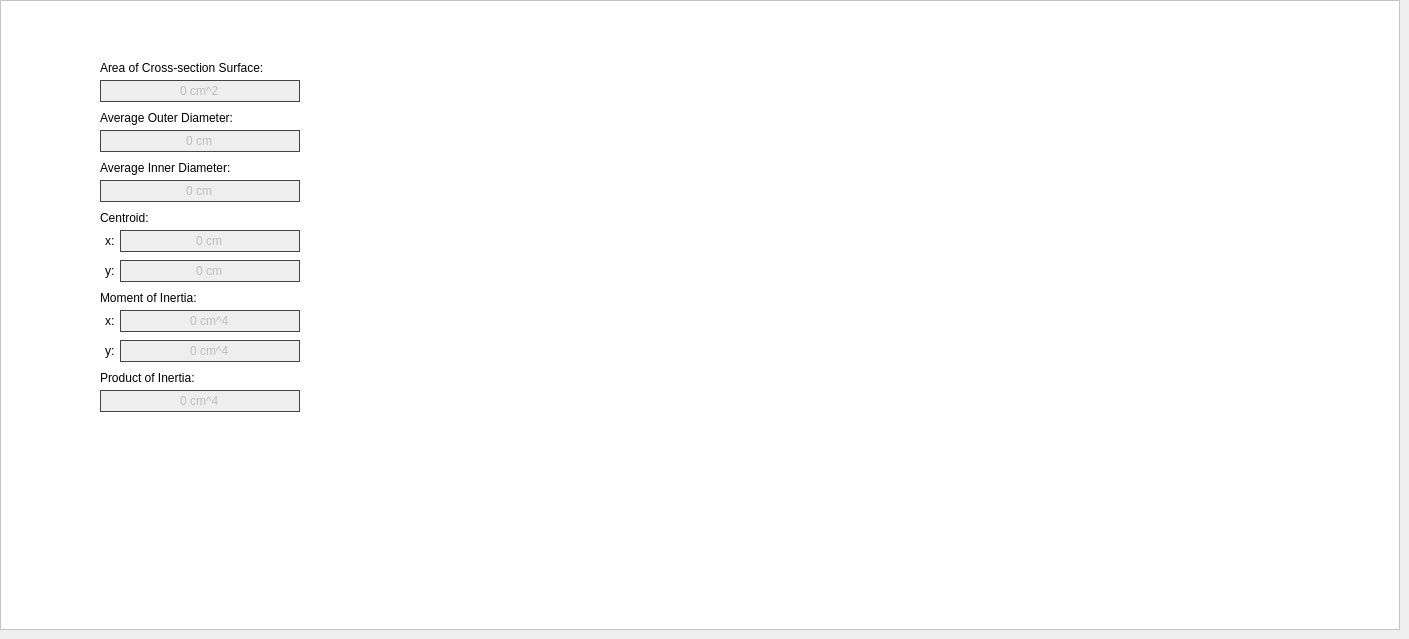
      <widget class="QWidget" name="measurement_data_tab">
       <attribute name="title">
        <string>Measurement Data</string>
       </attribute>
       <widget class="QFrame" name="frame_13">
        <property name="geometry">
         <rect>
          <x>0</x>
          <y>0</y>
          <width>1400</width>
          <height>630</height>
         </rect>
        </property>
        <property name="styleSheet">
         <string notr="true">QFrame{
	background-color: white;
}</string>
        </property>
        <property name="frameShape">
         <enum>QFrame::StyledPanel</enum>
        </property>
        <property name="frameShadow">
         <enum>QFrame::Raised</enum>
        </property>
        <widget class="QLabel" name="label_17">
         <property name="geometry">
          <rect>
           <x>100</x>
           <y>110</y>
           <width>200</width>
           <height>16</height>
          </rect>
         </property>
         <property name="text">
          <string>Average Outer Diameter:</string>
         </property>
        </widget>
        <widget class="QLineEdit" name="lineEdit_avgOuterDiameter">
         <property name="enabled">
          <bool>false</bool>
         </property>
         <property name="geometry">
          <rect>
           <x>100</x>
           <y>130</y>
           <width>200</width>
           <height>22</height>
          </rect>
         </property>
         <property name="styleSheet">
          <string notr="true">background-color: #eeeeee;
border: 1px solid #444444;</string>
         </property>
         <property name="text">
          <string>0 cm</string>
         </property>
         <property name="alignment">
          <set>Qt::AlignCenter</set>
         </property>
        </widget>
        <widget class="QLabel" name="label_18">
         <property name="geometry">
          <rect>
           <x>100</x>
           <y>160</y>
           <width>200</width>
           <height>16</height>
          </rect>
         </property>
         <property name="text">
          <string>Average Inner Diameter:</string>
         </property>
        </widget>
        <widget class="QLineEdit" name="lineEdit_avgInnerDiameter">
         <property name="enabled">
          <bool>false</bool>
         </property>
         <property name="geometry">
          <rect>
           <x>100</x>
           <y>180</y>
           <width>200</width>
           <height>22</height>
          </rect>
         </property>
         <property name="styleSheet">
          <string notr="true">background-color: #eeeeee;
border: 1px solid #444444;</string>
         </property>
         <property name="text">
          <string>0 cm</string>
         </property>
         <property name="alignment">
          <set>Qt::AlignCenter</set>
         </property>
        </widget>
        <widget class="QLabel" name="label_19">
         <property name="geometry">
          <rect>
           <x>100</x>
           <y>60</y>
           <width>200</width>
           <height>16</height>
          </rect>
         </property>
         <property name="text">
          <string>Area of Cross-section Surface:</string>
         </property>
        </widget>
        <widget class="QLineEdit" name="lineEdit_centroid_x">
         <property name="enabled">
          <bool>false</bool>
         </property>
         <property name="geometry">
          <rect>
           <x>120</x>
           <y>230</y>
           <width>180</width>
           <height>22</height>
          </rect>
         </property>
         <property name="styleSheet">
          <string notr="true">background-color: #eeeeee;
border: 1px solid #444444;</string>
         </property>
         <property name="text">
          <string>0 cm</string>
         </property>
         <property name="alignment">
          <set>Qt::AlignCenter</set>
         </property>
        </widget>
        <widget class="QLineEdit" name="lineEdit_area">
         <property name="enabled">
          <bool>false</bool>
         </property>
         <property name="geometry">
          <rect>
           <x>100</x>
           <y>80</y>
           <width>200</width>
           <height>22</height>
          </rect>
         </property>
         <property name="styleSheet">
          <string notr="true">background-color: #eeeeee;
border: 1px solid #444444;</string>
         </property>
         <property name="text">
          <string>0 cm^2</string>
         </property>
         <property name="alignment">
          <set>Qt::AlignCenter</set>
         </property>
        </widget>
        <widget class="QLabel" name="label_20">
         <property name="geometry">
          <rect>
           <x>100</x>
           <y>210</y>
           <width>200</width>
           <height>16</height>
          </rect>
         </property>
         <property name="text">
          <string>Centroid:</string>
         </property>
        </widget>
        <widget class="QLabel" name="label_21">
         <property name="geometry">
          <rect>
           <x>100</x>
           <y>290</y>
           <width>200</width>
           <height>16</height>
          </rect>
         </property>
         <property name="text">
          <string>Moment of Inertia:</string>
         </property>
        </widget>
        <widget class="QLineEdit" name="lineEdit_momentOfInertia_x">
         <property name="enabled">
          <bool>false</bool>
         </property>
         <property name="geometry">
          <rect>
           <x>120</x>
           <y>310</y>
           <width>180</width>
           <height>22</height>
          </rect>
         </property>
         <property name="styleSheet">
          <string notr="true">background-color: #eeeeee;
border: 1px solid #444444;</string>
         </property>
         <property name="text">
          <string>0 cm^4</string>
         </property>
         <property name="alignment">
          <set>Qt::AlignCenter</set>
         </property>
        </widget>
        <widget class="QLineEdit" name="lineEdit_momentOfInertia_y">
         <property name="enabled">
          <bool>false</bool>
         </property>
         <property name="geometry">
          <rect>
           <x>120</x>
           <y>340</y>
           <width>180</width>
           <height>22</height>
          </rect>
         </property>
         <property name="styleSheet">
          <string notr="true">background-color: #eeeeee;
border: 1px solid #444444;</string>
         </property>
         <property name="text">
          <string>0 cm^4</string>
         </property>
         <property name="alignment">
          <set>Qt::AlignCenter</set>
         </property>
        </widget>
        <widget class="QLabel" name="label_22">
         <property name="geometry">
          <rect>
           <x>105</x>
           <y>313</y>
           <width>95</width>
           <height>16</height>
          </rect>
         </property>
         <property name="text">
          <string>x:</string>
         </property>
        </widget>
        <widget class="QLabel" name="label_23">
         <property name="geometry">
          <rect>
           <x>105</x>
           <y>343</y>
           <width>90</width>
           <height>16</height>
          </rect>
         </property>
         <property name="text">
          <string>y:</string>
         </property>
        </widget>
        <widget class="QLineEdit" name="lineEdit_centroid_y">
         <property name="enabled">
          <bool>false</bool>
         </property>
         <property name="geometry">
          <rect>
           <x>120</x>
           <y>260</y>
           <width>180</width>
           <height>22</height>
          </rect>
         </property>
         <property name="styleSheet">
          <string notr="true">background-color: #eeeeee;
border: 1px solid #444444;</string>
         </property>
         <property name="text">
          <string>0 cm</string>
         </property>
         <property name="alignment">
          <set>Qt::AlignCenter</set>
         </property>
        </widget>
        <widget class="QLabel" name="label_31">
         <property name="geometry">
          <rect>
           <x>105</x>
           <y>233</y>
           <width>95</width>
           <height>16</height>
          </rect>
         </property>
         <property name="text">
          <string>x:</string>
         </property>
        </widget>
        <widget class="QLabel" name="label_32">
         <property name="geometry">
          <rect>
           <x>105</x>
           <y>263</y>
           <width>90</width>
           <height>16</height>
          </rect>
         </property>
         <property name="text">
          <string>y:</string>
         </property>
        </widget>
        <widget class="QLabel" name="label_24">
         <property name="geometry">
          <rect>
           <x>100</x>
           <y>370</y>
           <width>200</width>
           <height>16</height>
          </rect>
         </property>
         <property name="text">
          <string>Product of Inertia:</string>
         </property>
        </widget>
        <widget class="QLineEdit" name="lineEdit_productOfInertia">
         <property name="enabled">
          <bool>false</bool>
         </property>
         <property name="geometry">
          <rect>
           <x>100</x>
           <y>390</y>
           <width>200</width>
           <height>22</height>
          </rect>
         </property>
         <property name="styleSheet">
          <string notr="true">background-color: #eeeeee;
border: 1px solid #444444;</string>
         </property>
         <property name="text">
          <string>0 cm^4</string>
         </property>
         <property name="alignment">
          <set>Qt::AlignCenter</set>
         </property>
        </widget>
        <zorder>label_31</zorder>
        <zorder>label_32</zorder>
        <zorder>label_23</zorder>
        <zorder>label_22</zorder>
        <zorder>label_17</zorder>
        <zorder>lineEdit_avgOuterDiameter</zorder>
        <zorder>label_18</zorder>
        <zorder>lineEdit_avgInnerDiameter</zorder>
        <zorder>label_19</zorder>
        <zorder>lineEdit_centroid_x</zorder>
        <zorder>lineEdit_area</zorder>
        <zorder>label_20</zorder>
        <zorder>label_21</zorder>
        <zorder>lineEdit_momentOfInertia_x</zorder>
        <zorder>lineEdit_momentOfInertia_y</zorder>
        <zorder>lineEdit_centroid_y</zorder>
        <zorder>label_24</zorder>
        <zorder>lineEdit_productOfInertia</zorder>
       </widget>
      </widget>
